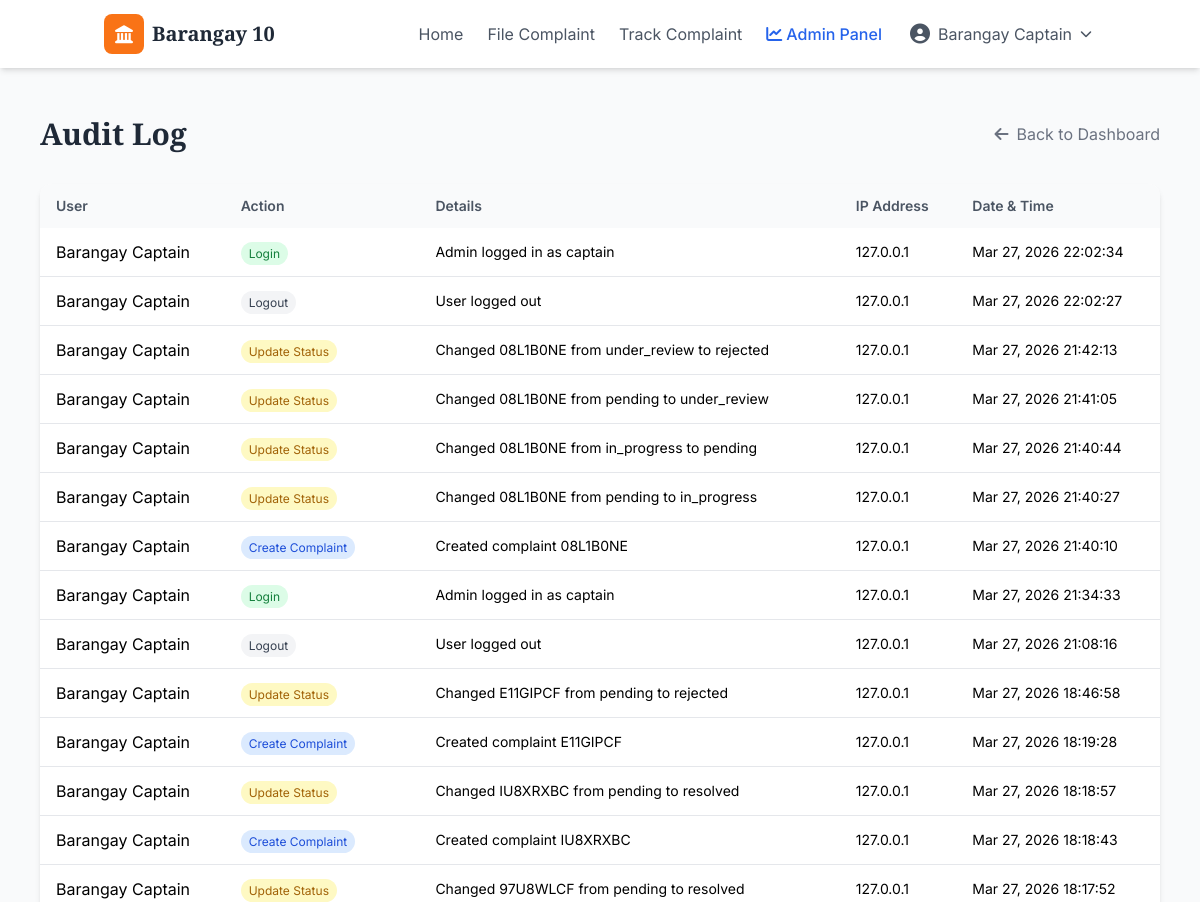
The page /accounts/audit-log/ (signed in, upper part) on the database as committed earlier.
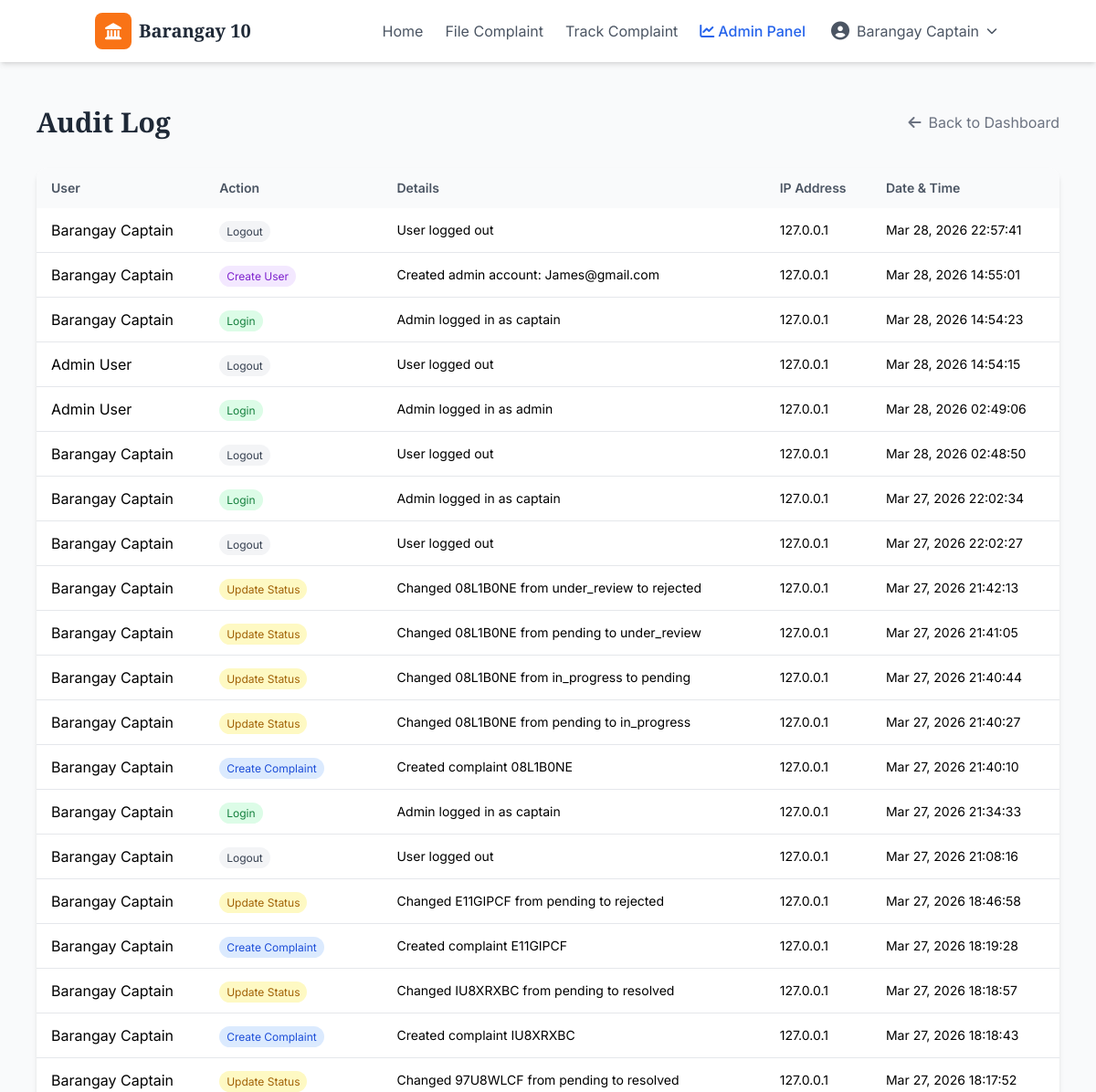
The same page on the database as committed later.
### accounts/models.py (models this page shows, shortened)
class AuditLog(models.Model):
    ACTION_CHOICES = [
        ('login', 'Login'),
        ('logout', 'Logout'),
        ('create_complaint', 'Create Complaint'),
        ('update_status', 'Update Status'),
        ('create_user', 'Create User'),
        ('update_user', 'Update User'),
        ('delete_user', 'Delete User'),
        ('email_verified', 'Email Verified'),
        ('verification_sent', 'Verification Code Sent'),
    ]
    user = models.ForeignKey(User, on_delete=models.CASCADE, related_name='audit_logs')
    action = models.CharField(max_length=50, choices=ACTION_CHOICES)
    details = models.TextField(blank=True)
    ip_address = models.GenericIPAddressField(null=True, blank=True)
    created_at = models.DateTimeField(auto_now_add=True)
    class Meta:
        ordering = ['-created_at']

class User(AbstractUser):
    username = None
    email = models.EmailField(unique=True)
    ROLE_CHOICES = [
        ('resident', 'Resident'),
        ('admin', 'Admin'),
        ('captain', 'Captain'),
    ]
    role = models.CharField(max_length=20, choices=ROLE_CHOICES, default='resident')
    first_name = models.CharField(max_length=150)
    last_name = models.CharField(max_length=150)
    is_verified = models.BooleanField(default=False)
    verification_code = models.CharField(max_length=6, blank=True, null=True)
    verification_code_created_at = models.DateTimeField(blank=True, null=True)
    USERNAME_FIELD = 'email'
    REQUIRED_FIELDS = ['first_name', 'last_name']
    objects = UserManager()
    def is_admin(self):
        return self.role in ['admin', 'captain']
    def is_captain(self):
        return self.role == 'captain'

### accounts/views.py (the view)
# urls.py: path('audit-log/', views.audit_log, name='audit_log'),
@login_required
@user_passes_test(lambda u: u.is_captain())
def audit_log(request):
    logs = AuditLog.objects.all().order_by('-created_at')
    return render(request, 'accounts/audit_log.html', {'logs': logs})

### templates/accounts/audit_log.html (shortened to what this page needs)
{% extends 'base.html' %}
{% block content %}
<div class="container mx-auto px-4 py-12 max-w-6xl">
    <div class="flex justify-between items-center mb-8">
        <h1 class="text-3xl font-display font-bold text-gray-800">Audit Log</h1>
        <a href="{% url 'captain_dashboard' %}" class="text-gray-500 hover:text-gray-700">
            <i class="fas fa-arrow-left mr-2"></i>Back to Dashboard
        </a>
    </div>
    <div class="bg-white rounded-xl shadow-md overflow-hidden">
        <div class="overflow-x-auto">
            <table class="w-full">
                <thead class="bg-gray-50">
                    <tr>
                        <th class="px-4 py-3 text-left text-sm font-semibold text-gray-600">User</th>
                        <th class="px-4 py-3 text-left text-sm font-semibold text-gray-600">Action</th>
                        <th class="px-4 py-3 text-left text-sm font-semibold text-gray-600">Details</th>
                        <th class="px-4 py-3 text-left text-sm font-semibold text-gray-600">IP Address</th>
                        <th class="px-4 py-3 text-left text-sm font-semibold text-gray-600">Date & Time</th>
                    </tr>
                </thead>
                <tbody class="divide-y divide-gray-200">
                    {% for log in logs %}
                    <tr class="hover:bg-gray-50">
                        <td class="px-4 py-3">{{ log.user.first_name }} {{ log.user.last_name }}</td>
                        <td class="px-4 py-3">
                            <span class="px-2 py-1 rounded-full text-xs
                                {% if log.action == 'login' %}bg-green-100 text-green-700
                                {% elif log.action == 'logout' %}bg-gray-100 text-gray-700
                                {% elif log.action == 'create_complaint' %}bg-blue-100 text-blue-700
                                {% elif log.action == 'update_status' %}bg-yellow-100 text-yellow-700
                                {% elif log.action == 'email_verified' %}bg-green-100 text-green-700
                                {% elif log.action == 'verification_sent' %}bg-purple-100 text-purple-700
                                {% elif log.action == 'delete_complaint' %}bg-red-100 text-red-700
                                {% else %}bg-purple-100 text-purple-700{% endif %}">
                                {{ log.get_action_display }}
                            </span>
                        </td>
                        <td class="px-4 py-3 text-sm">{{ log.details|truncatechars:50 }}</td>
                        <td class="px-4 py-3 text-sm">{{ log.ip_address|default:"-" }}</td>
                        <td class="px-4 py-3 text-sm">{{ log.created_at|date:"M d, Y H:i:s" }}</td>
                    </tr>
                    {% empty %}
                    <tr>
                        <td colspan="5" class="px-4 py-8 text-center text-gray-500">No audit logs found</td>
                    </tr>
                    {% endfor %}
                </tbody>
            </table>
        </div>
    </div>
</div>
{% endblock %}

Rows that differ between the two databases and show on the page:
added AuditLog: user.first_name "Barangay", user.last_name "Captain", action "Logout", details "User logged out", ip_address "127.0.0.1", created_at "Mar 28, 2026 22:57:41"
added AuditLog: user.first_name "Barangay", user.last_name "Captain", action "Create User", details "Created admin account: James@gmail.com", ip_address "127.0.0.1", created_at "Mar 28, 2026 14:55:01"
added AuditLog: user.first_name "Barangay", user.last_name "Captain", action "Login", details "Admin logged in as captain", ip_address "127.0.0.1", created_at "Mar 28, 2026 14:54:23"
added AuditLog: user.first_name "Admin", user.last_name "User", action "Logout", details "User logged out", ip_address "127.0.0.1", created_at "Mar 28, 2026 14:54:15"
added AuditLog: user.first_name "Admin", user.last_name "User", action "Login", details "Admin logged in as admin", ip_address "127.0.0.1", created_at "Mar 28, 2026 02:49:06"
added AuditLog: user.first_name "Barangay", user.last_name "Captain", action "Logout", details "User logged out", ip_address "127.0.0.1", created_at "Mar 28, 2026 02:48:50"
